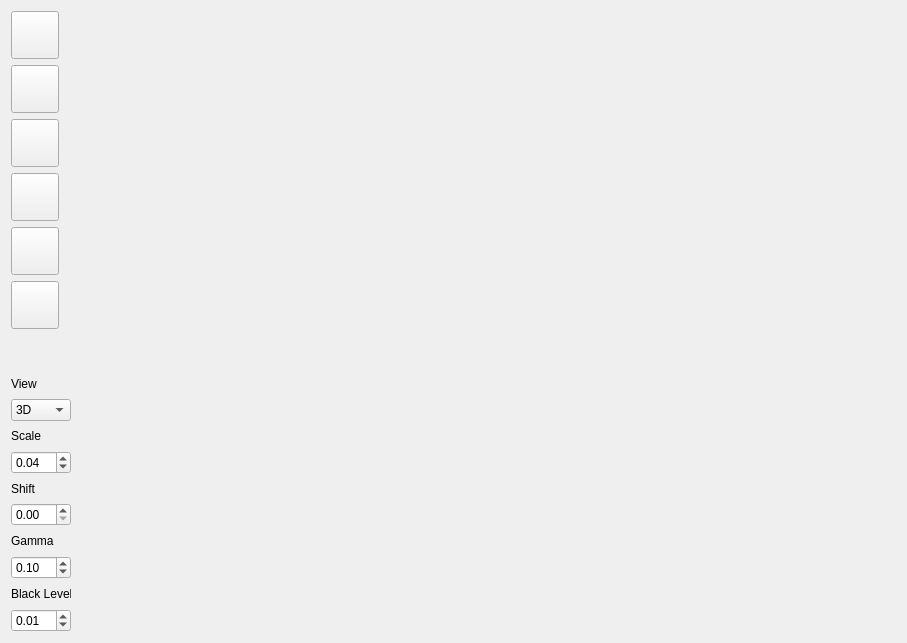
<?xml version="1.0" encoding="UTF-8"?>
<ui version="4.0">
 <class>Capture</class>
 <widget class="QWidget" name="Capture">
  <property name="geometry">
   <rect>
    <x>0</x>
    <y>0</y>
    <width>907</width>
    <height>643</height>
   </rect>
  </property>
  <property name="windowTitle">
   <string>Form</string>
  </property>
  <layout class="QGridLayout" name="gridLayout">
   <item row="0" column="2">
    <layout class="QHBoxLayout" name="horizontalLayout">
     <item>
      <widget class="CaptureGLWidget" name="captureGLWidget" native="true">
       <property name="sizePolicy">
        <sizepolicy hsizetype="Expanding" vsizetype="Expanding">
         <horstretch>0</horstretch>
         <verstretch>0</verstretch>
        </sizepolicy>
       </property>
       <property name="minimumSize">
        <size>
         <width>512</width>
         <height>512</height>
        </size>
       </property>
      </widget>
     </item>
    </layout>
   </item>
   <item row="0" column="1">
    <layout class="QVBoxLayout" name="verticalLayout">
     <item>
      <widget class="QPushButton" name="openCameraButton">
       <property name="sizePolicy">
        <sizepolicy hsizetype="Fixed" vsizetype="Fixed">
         <horstretch>48</horstretch>
         <verstretch>48</verstretch>
        </sizepolicy>
       </property>
       <property name="minimumSize">
        <size>
         <width>48</width>
         <height>48</height>
        </size>
       </property>
       <property name="toolTip">
        <string>Open Camera</string>
       </property>
       <property name="text">
        <string/>
       </property>
       <property name="icon">
        <iconset resource="MainWindow.qrc">
         <normaloff>:/images/resources/images/CameraOpen.png</normaloff>:/images/resources/images/CameraOpen.png</iconset>
       </property>
       <property name="iconSize">
        <size>
         <width>48</width>
         <height>48</height>
        </size>
       </property>
       <property name="flat">
        <bool>false</bool>
       </property>
      </widget>
     </item>
     <item>
      <widget class="QPushButton" name="closeCameraButton">
       <property name="sizePolicy">
        <sizepolicy hsizetype="Fixed" vsizetype="Fixed">
         <horstretch>48</horstretch>
         <verstretch>48</verstretch>
        </sizepolicy>
       </property>
       <property name="minimumSize">
        <size>
         <width>48</width>
         <height>48</height>
        </size>
       </property>
       <property name="toolTip">
        <string>Close Camera</string>
       </property>
       <property name="text">
        <string/>
       </property>
       <property name="icon">
        <iconset resource="MainWindow.qrc">
         <normaloff>:/images/resources/images/CameraClose.png</normaloff>:/images/resources/images/CameraClose.png</iconset>
       </property>
       <property name="iconSize">
        <size>
         <width>48</width>
         <height>48</height>
        </size>
       </property>
      </widget>
     </item>
     <item>
      <widget class="QPushButton" name="dropFrameButton">
       <property name="sizePolicy">
        <sizepolicy hsizetype="Fixed" vsizetype="Fixed">
         <horstretch>48</horstretch>
         <verstretch>48</verstretch>
        </sizepolicy>
       </property>
       <property name="minimumSize">
        <size>
         <width>48</width>
         <height>48</height>
        </size>
       </property>
       <property name="toolTip">
        <string>Drop Frame</string>
       </property>
       <property name="text">
        <string/>
       </property>
       <property name="icon">
        <iconset resource="MainWindow.qrc">
         <normaloff>:/images/resources/images/DropFrame.png</normaloff>:/images/resources/images/DropFrame.png</iconset>
       </property>
       <property name="iconSize">
        <size>
         <width>48</width>
         <height>48</height>
        </size>
       </property>
      </widget>
     </item>
     <item>
      <widget class="QPushButton" name="calibrateButton">
       <property name="sizePolicy">
        <sizepolicy hsizetype="Fixed" vsizetype="Fixed">
         <horstretch>48</horstretch>
         <verstretch>48</verstretch>
        </sizepolicy>
       </property>
       <property name="minimumSize">
        <size>
         <width>48</width>
         <height>48</height>
        </size>
       </property>
       <property name="toolTip">
        <string>Calibrate</string>
       </property>
       <property name="autoFillBackground">
        <bool>false</bool>
       </property>
       <property name="text">
        <string/>
       </property>
       <property name="icon">
        <iconset resource="MainWindow.qrc">
         <normaloff>:/images/resources/images/Calibration.png</normaloff>:/images/resources/images/Calibration.png</iconset>
       </property>
       <property name="iconSize">
        <size>
         <width>48</width>
         <height>48</height>
        </size>
       </property>
      </widget>
     </item>
     <item>
      <widget class="QPushButton" name="saveButton">
       <property name="sizePolicy">
        <sizepolicy hsizetype="Fixed" vsizetype="Fixed">
         <horstretch>0</horstretch>
         <verstretch>0</verstretch>
        </sizepolicy>
       </property>
       <property name="minimumSize">
        <size>
         <width>48</width>
         <height>48</height>
        </size>
       </property>
       <property name="toolTip">
        <string>Save</string>
       </property>
       <property name="text">
        <string/>
       </property>
       <property name="icon">
        <iconset resource="MainWindow.qrc">
         <normaloff>:/images/resources/images/Save.png</normaloff>:/images/resources/images/Save.png</iconset>
       </property>
       <property name="iconSize">
        <size>
         <width>48</width>
         <height>48</height>
        </size>
       </property>
      </widget>
     </item>
     <item>
      <widget class="QPushButton" name="streamButton">
       <property name="sizePolicy">
        <sizepolicy hsizetype="Fixed" vsizetype="Fixed">
         <horstretch>0</horstretch>
         <verstretch>0</verstretch>
        </sizepolicy>
       </property>
       <property name="minimumSize">
        <size>
         <width>48</width>
         <height>48</height>
        </size>
       </property>
       <property name="toolTip">
        <string>Stream current scan</string>
       </property>
       <property name="text">
        <string/>
       </property>
       <property name="icon">
        <iconset resource="MainWindow.qrc">
         <normaloff>:/images/resources/images/Stream.png</normaloff>:/images/resources/images/Stream.png</iconset>
       </property>
       <property name="iconSize">
        <size>
         <width>48</width>
         <height>48</height>
        </size>
       </property>
      </widget>
     </item>
     <item>
      <spacer name="verticalSpacer_2">
       <property name="orientation">
        <enum>Qt::Vertical</enum>
       </property>
       <property name="sizeType">
        <enum>QSizePolicy::Minimum</enum>
       </property>
       <property name="sizeHint" stdset="0">
        <size>
         <width>0</width>
         <height>40</height>
        </size>
       </property>
      </spacer>
     </item>
     <item>
      <widget class="QLabel" name="label_2">
       <property name="sizePolicy">
        <sizepolicy hsizetype="Minimum" vsizetype="Preferred">
         <horstretch>0</horstretch>
         <verstretch>0</verstretch>
        </sizepolicy>
       </property>
       <property name="maximumSize">
        <size>
         <width>60</width>
         <height>16777215</height>
        </size>
       </property>
       <property name="text">
        <string>View</string>
       </property>
      </widget>
     </item>
     <item>
      <widget class="QComboBox" name="viewModeBox">
       <property name="sizePolicy">
        <sizepolicy hsizetype="Fixed" vsizetype="Fixed">
         <horstretch>60</horstretch>
         <verstretch>0</verstretch>
        </sizepolicy>
       </property>
       <property name="minimumSize">
        <size>
         <width>60</width>
         <height>0</height>
        </size>
       </property>
       <property name="maximumSize">
        <size>
         <width>60</width>
         <height>16777215</height>
        </size>
       </property>
       <item>
        <property name="text">
         <string>3D</string>
        </property>
       </item>
       <item>
        <property name="text">
         <string>3D Tex</string>
        </property>
       </item>
       <item>
        <property name="text">
         <string>Texture</string>
        </property>
       </item>
       <item>
        <property name="text">
         <string>Phase</string>
        </property>
       </item>
       <item>
        <property name="text">
         <string>Depth</string>
        </property>
       </item>
      </widget>
     </item>
     <item>
      <widget class="QLabel" name="label_3">
       <property name="sizePolicy">
        <sizepolicy hsizetype="Minimum" vsizetype="Preferred">
         <horstretch>0</horstretch>
         <verstretch>0</verstretch>
        </sizepolicy>
       </property>
       <property name="maximumSize">
        <size>
         <width>60</width>
         <height>16777215</height>
        </size>
       </property>
       <property name="text">
        <string>Scale</string>
       </property>
      </widget>
     </item>
     <item>
      <widget class="QDoubleSpinBox" name="scalingFactorBox">
       <property name="sizePolicy">
        <sizepolicy hsizetype="Fixed" vsizetype="Fixed">
         <horstretch>60</horstretch>
         <verstretch>0</verstretch>
        </sizepolicy>
       </property>
       <property name="minimumSize">
        <size>
         <width>60</width>
         <height>0</height>
        </size>
       </property>
       <property name="maximumSize">
        <size>
         <width>60</width>
         <height>16777215</height>
        </size>
       </property>
       <property name="decimals">
        <number>2</number>
       </property>
       <property name="maximum">
        <double>1.000000000000000</double>
       </property>
       <property name="singleStep">
        <double>0.010000000000000</double>
       </property>
       <property name="value">
        <double>0.040000000000000</double>
       </property>
      </widget>
     </item>
     <item>
      <widget class="QLabel" name="label_4">
       <property name="maximumSize">
        <size>
         <width>60</width>
         <height>16777215</height>
        </size>
       </property>
       <property name="text">
        <string>Shift</string>
       </property>
      </widget>
     </item>
     <item>
      <widget class="QDoubleSpinBox" name="shiftFactorBox">
       <property name="sizePolicy">
        <sizepolicy hsizetype="Fixed" vsizetype="Fixed">
         <horstretch>0</horstretch>
         <verstretch>0</verstretch>
        </sizepolicy>
       </property>
       <property name="maximumSize">
        <size>
         <width>60</width>
         <height>16777215</height>
        </size>
       </property>
       <property name="maximum">
        <double>1.000000000000000</double>
       </property>
       <property name="singleStep">
        <double>0.010000000000000</double>
       </property>
      </widget>
     </item>
     <item>
      <widget class="QLabel" name="label">
       <property name="sizePolicy">
        <sizepolicy hsizetype="Minimum" vsizetype="Preferred">
         <horstretch>0</horstretch>
         <verstretch>0</verstretch>
        </sizepolicy>
       </property>
       <property name="maximumSize">
        <size>
         <width>60</width>
         <height>16777215</height>
        </size>
       </property>
       <property name="text">
        <string>Gamma</string>
       </property>
      </widget>
     </item>
     <item>
      <widget class="QDoubleSpinBox" name="gammaBox">
       <property name="sizePolicy">
        <sizepolicy hsizetype="Minimum" vsizetype="Fixed">
         <horstretch>60</horstretch>
         <verstretch>0</verstretch>
        </sizepolicy>
       </property>
       <property name="minimumSize">
        <size>
         <width>60</width>
         <height>0</height>
        </size>
       </property>
       <property name="maximumSize">
        <size>
         <width>60</width>
         <height>16777215</height>
        </size>
       </property>
       <property name="maximum">
        <double>1.000000000000000</double>
       </property>
       <property name="singleStep">
        <double>0.010000000000000</double>
       </property>
       <property name="value">
        <double>0.100000000000000</double>
       </property>
      </widget>
     </item>
     <item>
      <widget class="QLabel" name="label_5">
       <property name="maximumSize">
        <size>
         <width>60</width>
         <height>16777215</height>
        </size>
       </property>
       <property name="text">
        <string>Black Level</string>
       </property>
      </widget>
     </item>
     <item>
      <widget class="QDoubleSpinBox" name="blackLevelBox">
       <property name="sizePolicy">
        <sizepolicy hsizetype="Minimum" vsizetype="Fixed">
         <horstretch>0</horstretch>
         <verstretch>0</verstretch>
        </sizepolicy>
       </property>
       <property name="maximumSize">
        <size>
         <width>60</width>
         <height>16777215</height>
        </size>
       </property>
       <property name="maximum">
        <double>1.000000000000000</double>
       </property>
       <property name="singleStep">
        <double>0.010000000000000</double>
       </property>
       <property name="value">
        <double>0.010000000000000</double>
       </property>
      </widget>
     </item>
    </layout>
   </item>
  </layout>
 </widget>
 <customwidgets>
  <customwidget>
   <class>CaptureGLWidget</class>
   <extends>QWidget</extends>
   <header>CaptureGLWidget.h</header>
   <container>1</container>
  </customwidget>
 </customwidgets>
 <tabstops>
  <tabstop>openCameraButton</tabstop>
  <tabstop>closeCameraButton</tabstop>
  <tabstop>dropFrameButton</tabstop>
  <tabstop>calibrateButton</tabstop>
  <tabstop>saveButton</tabstop>
  <tabstop>streamButton</tabstop>
  <tabstop>viewModeBox</tabstop>
  <tabstop>scalingFactorBox</tabstop>
  <tabstop>shiftFactorBox</tabstop>
  <tabstop>gammaBox</tabstop>
  <tabstop>blackLevelBox</tabstop>
 </tabstops>
 <resources>
  <include location="MainWindow.qrc"/>
 </resources>
 <connections/>
</ui>
